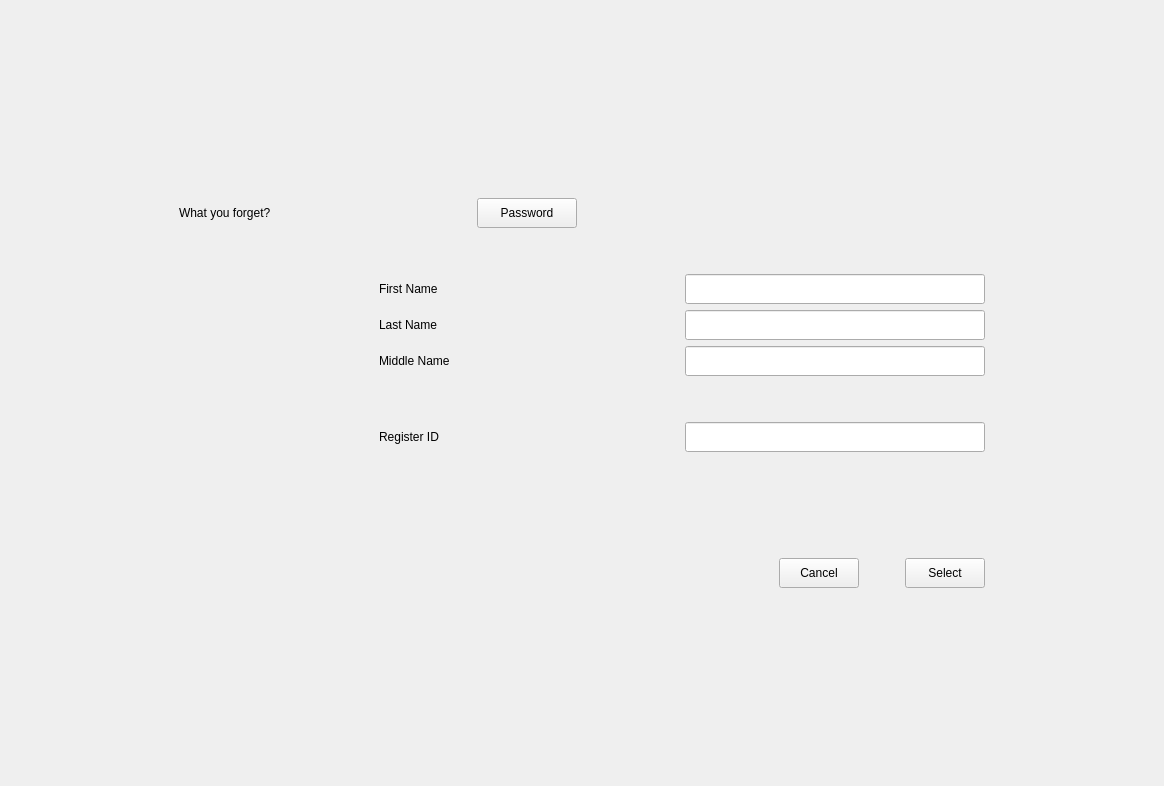
<?xml version="1.0" encoding="UTF-8"?>
<ui version="4.0">
 <class>Form</class>
 <widget class="QWidget" name="Form">
  <property name="geometry">
   <rect>
    <x>0</x>
    <y>0</y>
    <width>1164</width>
    <height>786</height>
   </rect>
  </property>
  <property name="windowTitle">
   <string>Forgotten your password</string>
  </property>
  <property name="styleSheet">
   <string notr="true">font: 14pt &quot;Segoe UI&quot;;</string>
  </property>
  <layout class="QGridLayout" name="gridLayout_2">
   <item row="0" column="1">
    <spacer name="verticalSpacer_2">
     <property name="orientation">
      <enum>Qt::Vertical</enum>
     </property>
     <property name="sizeHint" stdset="0">
      <size>
       <width>20</width>
       <height>166</height>
      </size>
     </property>
    </spacer>
   </item>
   <item row="1" column="0">
    <spacer name="horizontalSpacer_6">
     <property name="orientation">
      <enum>Qt::Horizontal</enum>
     </property>
     <property name="sizeHint" stdset="0">
      <size>
       <width>155</width>
       <height>20</height>
      </size>
     </property>
    </spacer>
   </item>
   <item row="1" column="1" rowspan="2" colspan="2">
    <layout class="QVBoxLayout" name="verticalLayout">
     <item>
      <layout class="QHBoxLayout" name="horizontalLayout_2">
       <item>
        <widget class="QLabel" name="label">
         <property name="text">
          <string>What you forget?</string>
         </property>
        </widget>
       </item>
       <item>
        <spacer name="horizontalSpacer_4">
         <property name="orientation">
          <enum>Qt::Horizontal</enum>
         </property>
         <property name="sizeType">
          <enum>QSizePolicy::Fixed</enum>
         </property>
         <property name="sizeHint" stdset="0">
          <size>
           <width>200</width>
           <height>20</height>
          </size>
         </property>
        </spacer>
       </item>
       <item>
        <widget class="QPushButton" name="password_2">
         <property name="minimumSize">
          <size>
           <width>100</width>
           <height>30</height>
          </size>
         </property>
         <property name="maximumSize">
          <size>
           <width>100</width>
           <height>30</height>
          </size>
         </property>
         <property name="text">
          <string>Password</string>
         </property>
        </widget>
       </item>
       <item>
        <spacer name="horizontalSpacer_5">
         <property name="orientation">
          <enum>Qt::Horizontal</enum>
         </property>
         <property name="sizeHint" stdset="0">
          <size>
           <width>40</width>
           <height>20</height>
          </size>
         </property>
        </spacer>
       </item>
      </layout>
     </item>
     <item>
      <spacer name="verticalSpacer_5">
       <property name="orientation">
        <enum>Qt::Vertical</enum>
       </property>
       <property name="sizeType">
        <enum>QSizePolicy::Fixed</enum>
       </property>
       <property name="sizeHint" stdset="0">
        <size>
         <width>20</width>
         <height>40</height>
        </size>
       </property>
      </spacer>
     </item>
     <item>
      <layout class="QHBoxLayout" name="horizontalLayout_3">
       <item>
        <spacer name="horizontalSpacer_3">
         <property name="orientation">
          <enum>Qt::Horizontal</enum>
         </property>
         <property name="sizeType">
          <enum>QSizePolicy::Fixed</enum>
         </property>
         <property name="sizeHint" stdset="0">
          <size>
           <width>200</width>
           <height>20</height>
          </size>
         </property>
        </spacer>
       </item>
       <item>
        <layout class="QGridLayout" name="gridLayout">
         <item row="0" column="1">
          <widget class="QLineEdit" name="first_name">
           <property name="minimumSize">
            <size>
             <width>300</width>
             <height>30</height>
            </size>
           </property>
           <property name="maximumSize">
            <size>
             <width>300</width>
             <height>30</height>
            </size>
           </property>
          </widget>
         </item>
         <item row="0" column="0">
          <widget class="QLabel" name="label_2">
           <property name="minimumSize">
            <size>
             <width>300</width>
             <height>30</height>
            </size>
           </property>
           <property name="maximumSize">
            <size>
             <width>300</width>
             <height>30</height>
            </size>
           </property>
           <property name="text">
            <string>First Name</string>
           </property>
          </widget>
         </item>
         <item row="4" column="0">
          <widget class="QLabel" name="label_5">
           <property name="minimumSize">
            <size>
             <width>300</width>
             <height>30</height>
            </size>
           </property>
           <property name="maximumSize">
            <size>
             <width>300</width>
             <height>30</height>
            </size>
           </property>
           <property name="text">
            <string>Register ID</string>
           </property>
          </widget>
         </item>
         <item row="4" column="1">
          <widget class="QLineEdit" name="register_id">
           <property name="minimumSize">
            <size>
             <width>300</width>
             <height>30</height>
            </size>
           </property>
           <property name="maximumSize">
            <size>
             <width>300</width>
             <height>30</height>
            </size>
           </property>
          </widget>
         </item>
         <item row="1" column="1">
          <widget class="QLineEdit" name="last_name">
           <property name="minimumSize">
            <size>
             <width>300</width>
             <height>30</height>
            </size>
           </property>
           <property name="maximumSize">
            <size>
             <width>300</width>
             <height>30</height>
            </size>
           </property>
          </widget>
         </item>
         <item row="2" column="1">
          <widget class="QLineEdit" name="middle_name">
           <property name="minimumSize">
            <size>
             <width>300</width>
             <height>30</height>
            </size>
           </property>
           <property name="maximumSize">
            <size>
             <width>300</width>
             <height>30</height>
            </size>
           </property>
          </widget>
         </item>
         <item row="2" column="0">
          <widget class="QLabel" name="label_4">
           <property name="minimumSize">
            <size>
             <width>300</width>
             <height>30</height>
            </size>
           </property>
           <property name="maximumSize">
            <size>
             <width>300</width>
             <height>30</height>
            </size>
           </property>
           <property name="text">
            <string>Middle Name</string>
           </property>
          </widget>
         </item>
         <item row="1" column="0">
          <widget class="QLabel" name="label_3">
           <property name="minimumSize">
            <size>
             <width>300</width>
             <height>30</height>
            </size>
           </property>
           <property name="maximumSize">
            <size>
             <width>300</width>
             <height>30</height>
            </size>
           </property>
           <property name="text">
            <string>Last Name</string>
           </property>
          </widget>
         </item>
         <item row="3" column="0" colspan="2">
          <spacer name="verticalSpacer">
           <property name="orientation">
            <enum>Qt::Vertical</enum>
           </property>
           <property name="sizeHint" stdset="0">
            <size>
             <width>20</width>
             <height>40</height>
            </size>
           </property>
          </spacer>
         </item>
        </layout>
       </item>
      </layout>
     </item>
     <item>
      <spacer name="verticalSpacer_4">
       <property name="orientation">
        <enum>Qt::Vertical</enum>
       </property>
       <property name="sizeType">
        <enum>QSizePolicy::Fixed</enum>
       </property>
       <property name="sizeHint" stdset="0">
        <size>
         <width>20</width>
         <height>100</height>
        </size>
       </property>
      </spacer>
     </item>
     <item>
      <layout class="QHBoxLayout" name="horizontalLayout">
       <item>
        <spacer name="horizontalSpacer_2">
         <property name="orientation">
          <enum>Qt::Horizontal</enum>
         </property>
         <property name="sizeHint" stdset="0">
          <size>
           <width>40</width>
           <height>20</height>
          </size>
         </property>
        </spacer>
       </item>
       <item>
        <widget class="QPushButton" name="cancelButton">
         <property name="minimumSize">
          <size>
           <width>80</width>
           <height>30</height>
          </size>
         </property>
         <property name="maximumSize">
          <size>
           <width>80</width>
           <height>30</height>
          </size>
         </property>
         <property name="text">
          <string>Cancel</string>
         </property>
        </widget>
       </item>
       <item>
        <spacer name="horizontalSpacer">
         <property name="orientation">
          <enum>Qt::Horizontal</enum>
         </property>
         <property name="sizeType">
          <enum>QSizePolicy::Fixed</enum>
         </property>
         <property name="sizeHint" stdset="0">
          <size>
           <width>40</width>
           <height>20</height>
          </size>
         </property>
        </spacer>
       </item>
       <item>
        <widget class="QPushButton" name="selectButton">
         <property name="minimumSize">
          <size>
           <width>80</width>
           <height>30</height>
          </size>
         </property>
         <property name="maximumSize">
          <size>
           <width>80</width>
           <height>30</height>
          </size>
         </property>
         <property name="text">
          <string>Select</string>
         </property>
        </widget>
       </item>
      </layout>
     </item>
    </layout>
   </item>
   <item row="2" column="3">
    <spacer name="horizontalSpacer_7">
     <property name="orientation">
      <enum>Qt::Horizontal</enum>
     </property>
     <property name="sizeHint" stdset="0">
      <size>
       <width>155</width>
       <height>20</height>
      </size>
     </property>
    </spacer>
   </item>
   <item row="3" column="2">
    <spacer name="verticalSpacer_3">
     <property name="orientation">
      <enum>Qt::Vertical</enum>
     </property>
     <property name="sizeHint" stdset="0">
      <size>
       <width>20</width>
       <height>166</height>
      </size>
     </property>
    </spacer>
   </item>
  </layout>
 </widget>
 <resources/>
 <connections/>
</ui>
